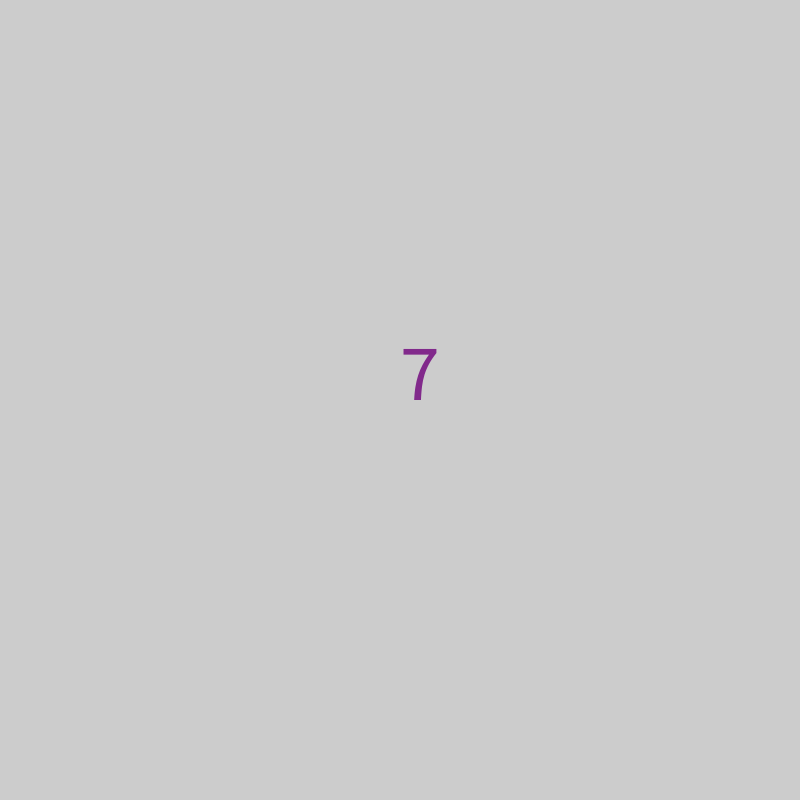
Frame 1 (no input)
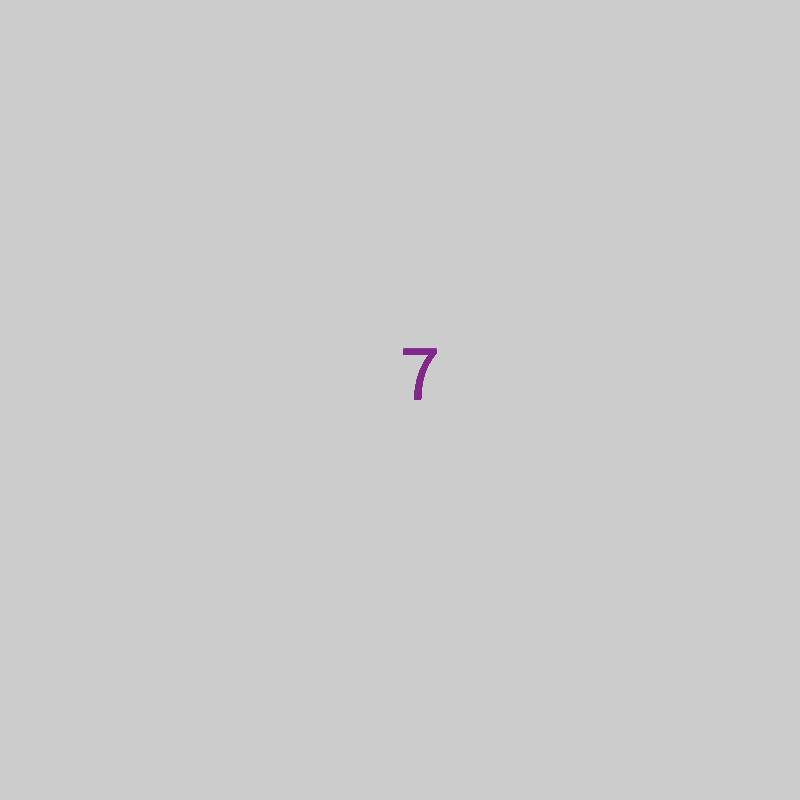
Frame 60 (the mouse pressed at the canvas centre just before this capture)
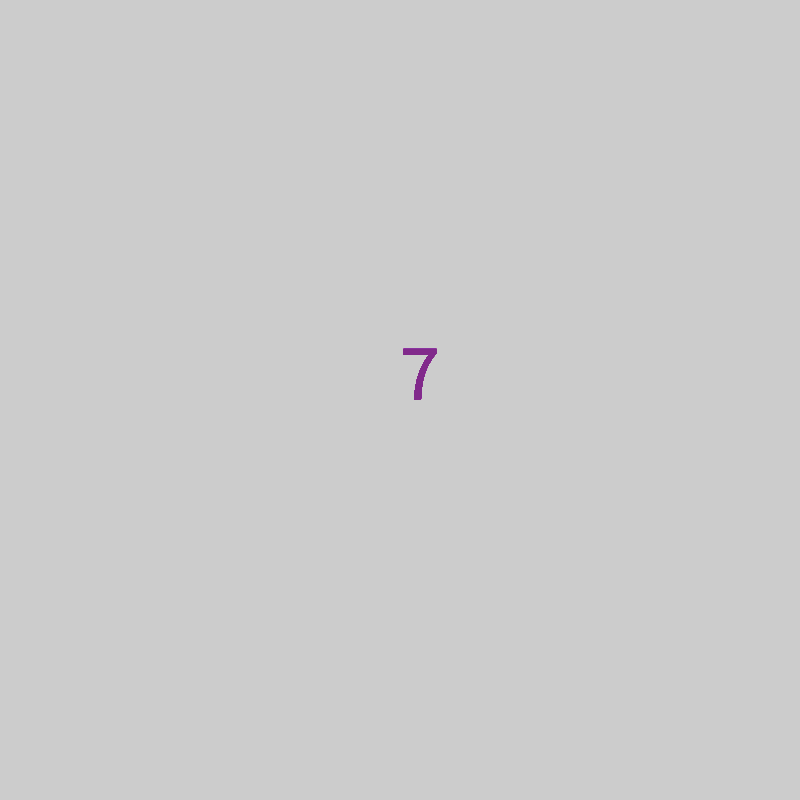
Frame 120 (the mouse held since frame 60 and released just before this capture)

The Processing sketch that drew these frames (run headless with seeded random() and noise(); from frame 60 on, the mouse is pressed at the canvas centre):

// Processing sketch: TowerOfHanoi
// ── TowerOfHanoi.pde

int hanoi(int n){
  if(n<=0)return 0;
  
  if(n == 1){
    return 1;
  }
  else{
    return 2*hanoi(n-1)+1;
  }
}

int circle_num = 3;
int count = 0;
void setup(){
  size(800,800);
  count = hanoi(circle_num);
  println(count);
}

void draw(){
  translate(width/2,height/2);
  textSize(80);
  fill(129,41,139);
  text(count,0,0);
}
